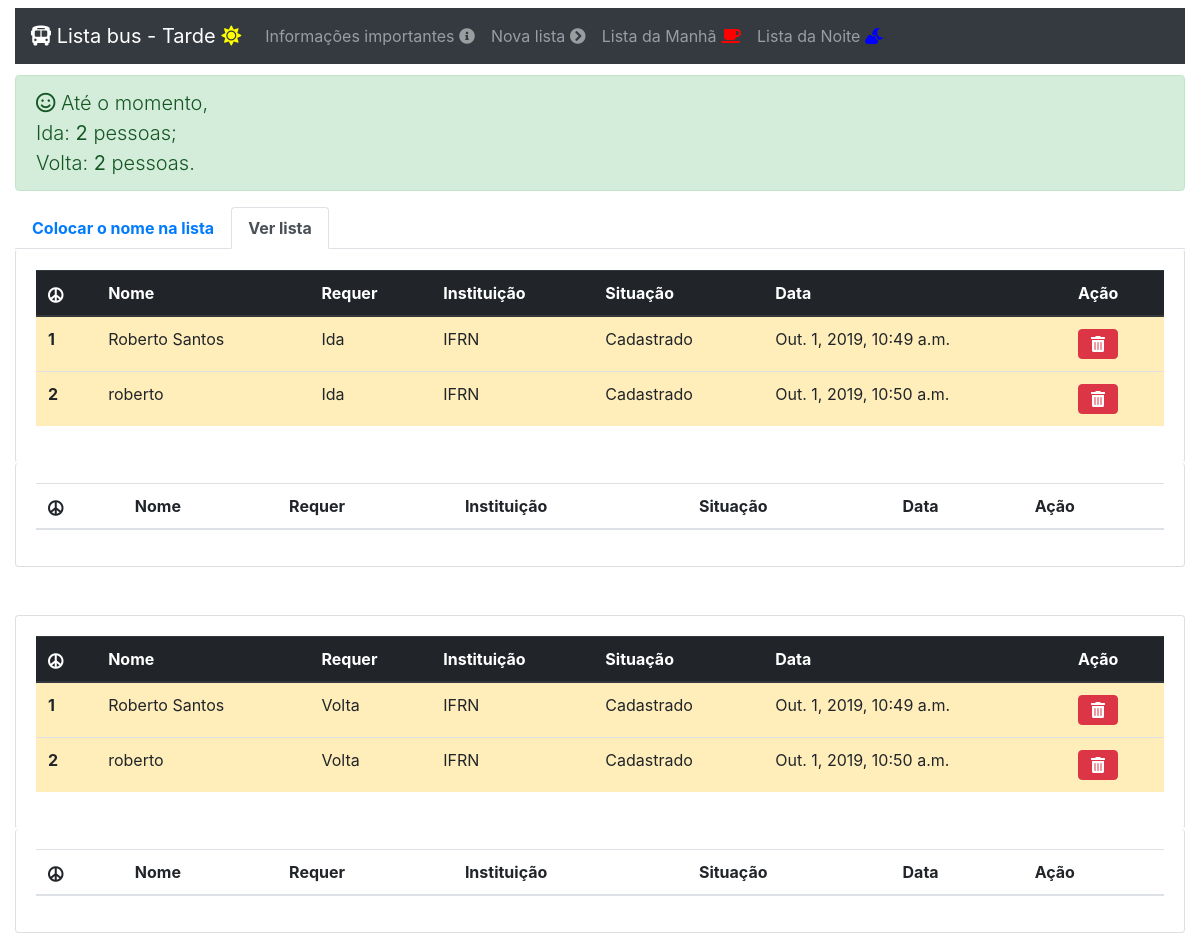
The app's page /, older data.
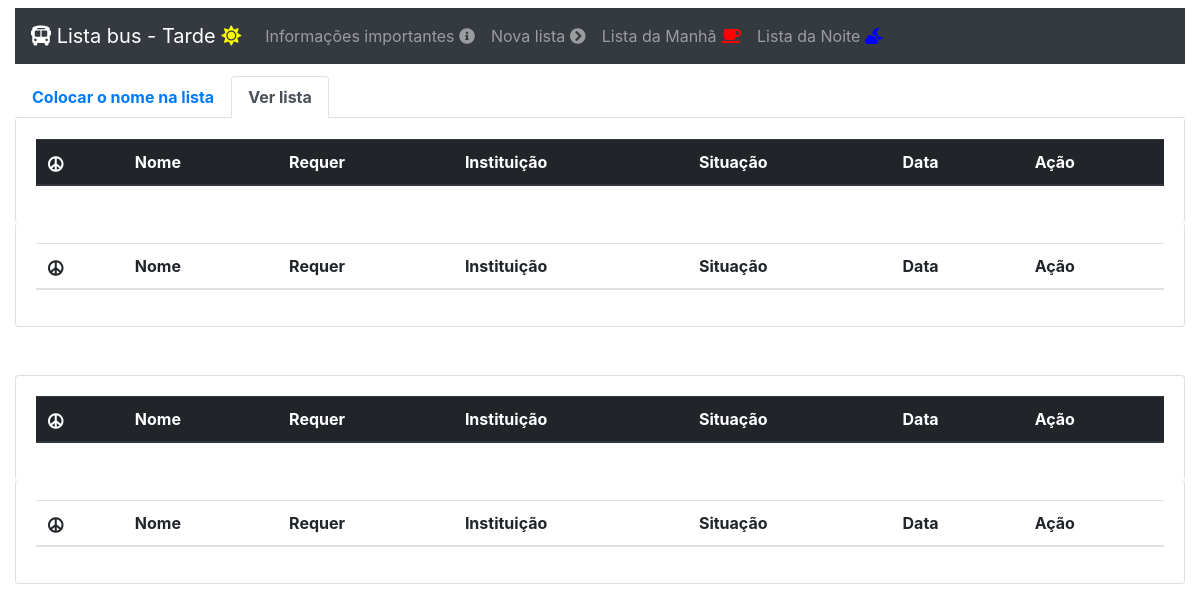
The same page, newer data.
### lista/models.py (models this page shows, shortened)
class Aluno(models.Model):
	IDA = 1
	IDAEVOLTA = 2
	VOLTA = 3
	STATUS_CHOICES = (
	    (IDA, 'Ida'),
	    (IDAEVOLTA, 'Ida e volta'),
	    (VOLTA, 'Volta'),
	)
	CADASTRADO = 1
	CARONA = 2
	STATUS_CHOICES2 = (
	    (CADASTRADO, 'Cadastrado'),
	    (CARONA, 'Carona'),
	)
	data = models.DateTimeField(auto_now_add=True) #default = timezone.now
	nome = models.CharField(max_length = 100)
	acao = models.IntegerField(choices=STATUS_CHOICES, default=IDAEVOLTA)
	instituicao = models.CharField(max_length = 10)
	situacao = models.IntegerField(choices=STATUS_CHOICES2, default=CADASTRADO)

### lista/views.py (the view)
# urls.py: path('', views.listar, name='menu'),
def listar (request):
	lista0 = Aluno.objects.all().order_by('data').filter(situacao=Aluno.CADASTRADO, acao=Aluno.VOLTA)
	lista1 = Aluno.objects.all().order_by('data').filter(situacao=Aluno.CADASTRADO, acao=Aluno.IDA)
	lista2 = Aluno.objects.all().order_by('data').filter(situacao=Aluno.CARONA,acao=Aluno.VOLTA)
	lista3 = Aluno.objects.all().order_by('data').filter(situacao=Aluno.CARONA,acao=Aluno.IDA)
	lista4 = Aluno.objects.all().order_by('data').filter(acao=Aluno.IDA)
	lista5 = Aluno.objects.all().filter(acao=Aluno.VOLTA)
	aux=0
	aux2=0
	cor="success"
	classe='smile'
	for x in lista4:
		aux = aux+1
	for y in lista5:
		aux2 = aux2+1
	if aux>29:
		cor="danger"
		classe='frown'
	if aux2>29:
		cor="danger"
		classe='frown'
	if aux==29 or aux2==29:
		cor="warning"
		classe='grimace'
	p='pessoas'
	p2='pessoas'
	if aux==1:
		p='pessoa'
	if aux2==1:
		p2='pessoa'
	return render (request, 'main.html', {'pessoa':p,'pessoa2':p2,'classe':classe,'cor':cor,'totali':aux, 'totalv':aux2,"cadastrados": lista0,'caronas': lista2, 'cadastradosi':lista1, 'caronasi':lista3})

### lista/templates/main.html (shortened to what the changed rows need)
<html lang="pt-br">
<head>
  <link rel="stylesheet" href="https://use.fontawesome.com/releases/v5.5.0/css/all.css">
  <link rel="stylesheet" href="https://stackpath.bootstrapcdn.com/bootstrap/4.1.3/css/bootstrap.min.css">
</head>
<body>
  <div class="container-fluid">
<div class="row">
    <div class="col-md-12">
        {% if totali or totalv %}
          <div class="lead alert alert-{{cor}}" role="alert"><i class="far fa-{{classe}}"></i>
            Até o momento,<br> Ida: <b>{{totali}}</b> {{pessoa}};<br> Volta: <b>{{totalv}}</b> {{pessoa2}}.
          </div>
        {% endif %}
      </div>
</div>
      <div class="tab-content" id="myTabContent">
        <div class="tab-pane fade show active" id="lv" role="tabpanel" aria-labelledby="profile-tab">
        <div class="row">
          <div class="col-md-12">
            <div class="card" style="border-top-color: white; border-bottom-color: white">
              <div class="card-body">
                  <div class="table-responsive">
                  <table class="table">
                      <thead class="thead-dark">
                      <tr>
                          <th scope="col"><i class="fas fa-peace"></i></th>
                          <th scope="col">Nome</th>
                          <th scope="col">Requer</th>
                          <th scope="col">Instituição</th>
                          <th scope="col">Situação</th>
                          <th scope="col">Data</th>
                          <th scope="col">Ação</th>
                        </tr>
                      </thead>
                      <tbody>
                        {% for lista in cadastradosi %}
                        <tr class="table-warning">
                          <th scope="row">{{ forloop.counter }}</th>
                          <td >{{ lista.nome }}</td>
                          <td >{{ lista.get_acao_display }}</td>
                          <td >{{ lista.instituicao }}</td>
                          <td >{{ lista.get_situacao_display }}</td>
                          <td  >{{ lista.data }}</td>
                          <td>
                            <div class="btn-group" role="group" aria-label="Basic example">
                              <a href="{% url 'tirar' lista.id %}" class="btn btn-danger" role="button" ><i class='fas fa-trash-alt'></i></a>
                          </div>
                        </td>
                      </tr>
                        {% endfor %}
                      </tbody>
                  </table>
                  </div>
              </div>
            </div>
          </div>
        </div>
        <div class="row">
          <div class="col-md-12 ">
            <div class="card" style="border-top: white">
              <div class="card-body">
                  <div class="table-responsive">
                  <table class="table">
                      <thead class="thead">
                      <tr>
                          <th scope="col"><i class="fas fa-peace"></i></th>
                          <th scope="col">Nome</th>
                          <th scope="col">Requer</th>
                          <th scope="col">Instituição</th>
                          <th scope="col">Situação</th>
                          <th scope="col">Data</th>
                          <th scope="col">Ação</th>
                        </tr>
                      </thead>
                  </table>
                  </div>
              </div>
            </div>
          </div>
        </div>
        <div class="row">
          <div class="col-md-12 mt-5 ">
            <div class="card" style=" border-bottom-color: white">
              <div class="card-body">
                  <div class="table-responsive">
                  <table class="table">
                      <thead class="thead-dark">
                      <tr>
                          <th scope="col"><i class="fas fa-peace"></i></th>
                          <th scope="col">Nome</th>
                          <th scope="col">Requer</th>
                          <th scope="col">Instituição</th>
                          <th scope="col">Situação</th>
                          <th scope="col">Data</th>
                          <th scope="col">Ação</th>
                        </tr>
                      </thead>
                      <tbody>
                        {% for lista in cadastrados %}
                        <tr class="table-warning">
                          <th scope="row">{{ forloop.counter }}</th>
                          <td >{{ lista.nome }}</td>
                          <td >{{ lista.get_acao_display }}</td>
                          <td >{{ lista.instituicao }}</td>
                          <td >{{ lista.get_situacao_display }}</td>
                          <td  >{{ lista.data }}</td>
                          <td>
                            <div class="btn-group" role="group" aria-label="Basic example">
                              <a href="{% url 'tirar' lista.id %}" class="btn btn-danger" role="button" ><i class='fas fa-trash-alt'></i></a>
                          </div>
                        </td>
                      </tr>
                        {% endfor %}
                      </tbody>
                  </table>
                  </div>
              </div>
            </div>
          </div>
        </div>
        <div class="row">
          <div class="col-md-12 mb-3 ">
            <div class="card" style="border-top: white">
              <div class="card-body">
                  <div class="table-responsive">
                  <table class="table">
                      <thead class="thead">
                      <tr>
                          <th scope="col"><i class="fas fa-peace"></i></th>
                          <th scope="col">Nome</th>
                          <th scope="col">Requer</th>
                          <th scope="col">Instituição</th>
                          <th scope="col">Situação</th>
                          <th scope="col">Data</th>
                          <th scope="col">Ação</th>
                        </tr>
                      </thead>
                  </table>
                  </div>
              </div>
            </div>
          </div>
        </div>
     </div>
</div>
</div>
</body>
</html>

Row changes from the older to the newer data that the page shows:
removed Aluno: nome "Roberto Santos", acao "Ida", instituicao "IFRN", situacao "Cadastrado", data "Out. 1, 2019, 10:49 a.m."
removed Aluno: nome "roberto", acao "Ida", instituicao "IFRN", situacao "Cadastrado", data "Out. 1, 2019, 10:50 a.m."
removed Aluno: nome "Roberto Santos", acao "Volta", instituicao "IFRN", situacao "Cadastrado", data "Out. 1, 2019, 10:49 a.m."
removed Aluno: nome "roberto", acao "Volta", instituicao "IFRN", situacao "Cadastrado", data "Out. 1, 2019, 10:50 a.m."
Text that changed along with them:
{{ totali }}: "2" → (not shown)
{{ pessoa }}: "pessoas" → (not shown)
{{ totalv }}: "2" → (not shown)
{{ pessoa2 }}: "pessoas" → (not shown)
text no longer shown: "Até o momento, Ida: ; Volta: ."
